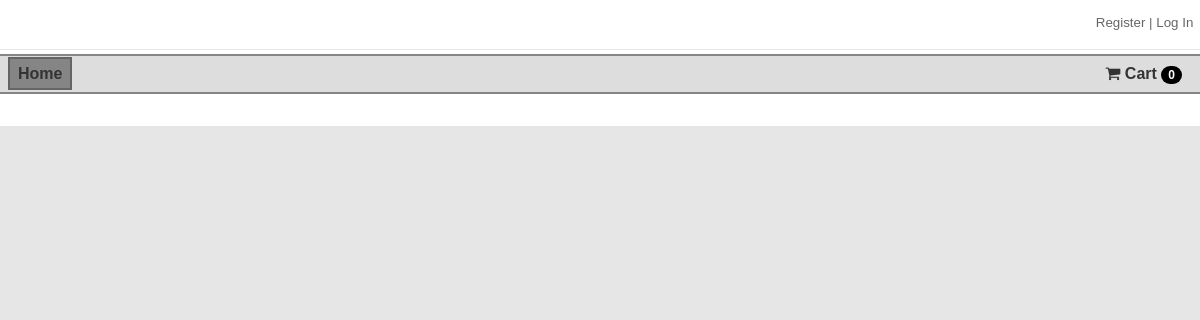
Before: / with the older database file.
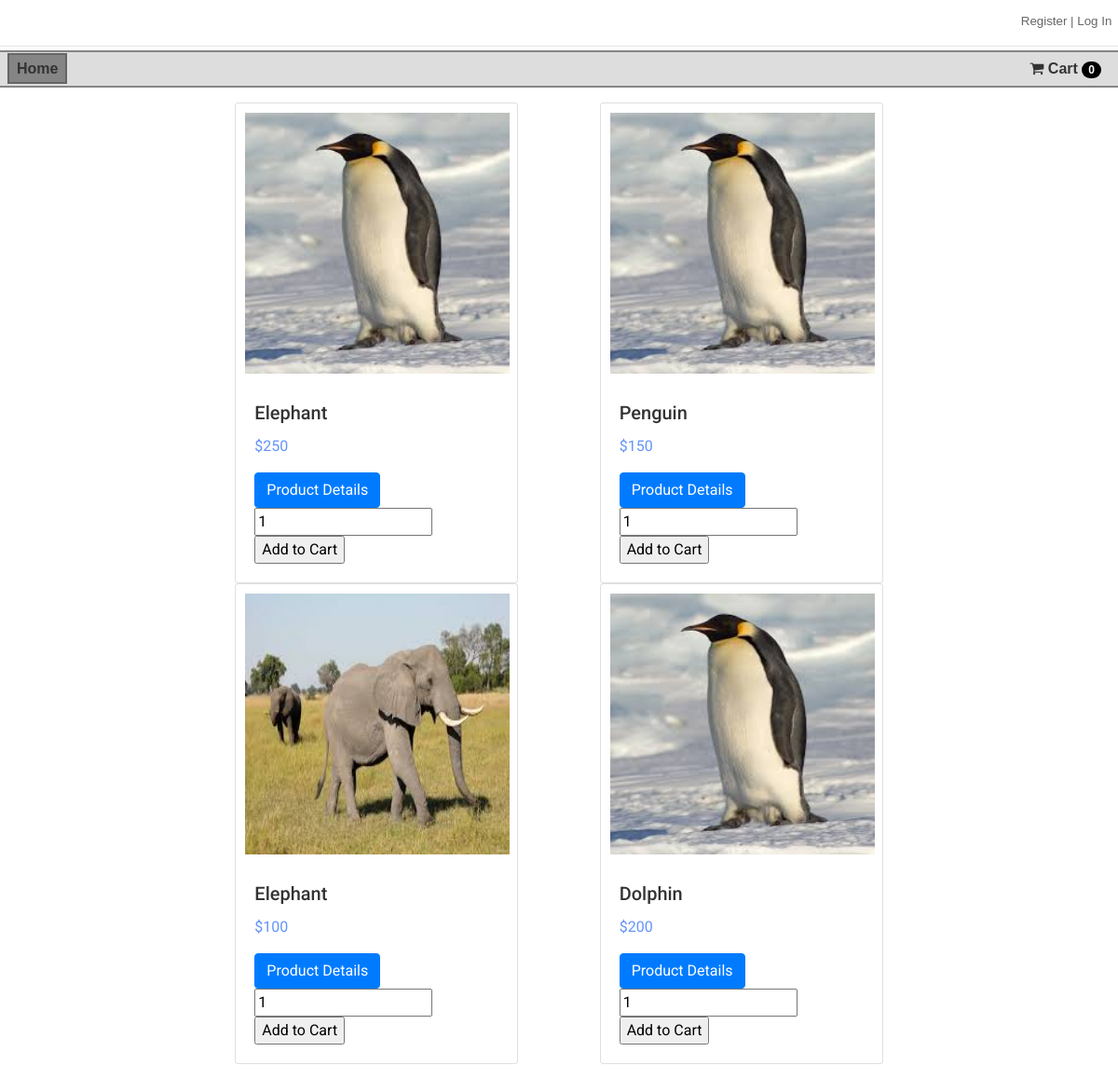
After: the same page with the newer database file.
### tables this page shows
CREATE TABLE `products` (
  `id` int(9) NOT NULL,
  `title` varchar(90) NOT NULL,
  `description` text NOT NULL,
  `price` int(9) NOT NULL,
  `img_url` varchar(255) DEFAULT NULL
);

### src/app/products_functions.php (called while the page is built, shortened)
<?php
function fetchAllProducts() {
	global $dbconnect;
	try {
		$query = "SELECT * FROM products;";
		$stmt = $dbconnect->query($query);
		$products = $stmt->fetchAll();
	} catch (\PDOException $e) {
		throw new \PDOException($e->getMessage(), (int) $e->getCode());
	}
	return $products;
}
?>

### public/index.php (the view, shortened to what this page needs)
<?php
$pageId = 'home';
$products = fetchAllProducts();
?>
<?php include('layout/header.php'); ?>
<div id="content">
	<div class="row">
		<? foreach ($products as $key => $product) { ?>
			<div class="card product-card">
				<img class="card-img-top" src="admin/<?=htmlentities($product['img_url'])?>" alt="Card image cap">
				<div class="card-body">
					<h5 class="card-title"><?=htmlentities($product['title'])?></h5>
					<p class="card-text">$<?=htmlentities($product['price'])?></p>
					<form action="single_product.php" method="get">
						<input type="submit" class="btn btn-primary" value="Product Details">
					</form>
					<form action="add_cart_item.php" method="POST">
						<input type="number" name="amount" value="1" min="0">
						<input type="submit" name="addToCart" value="Add to Cart">
					</form>
				</div>
			</div>
		<? } ?>
	</div>
</div>
<?php include('layout/footer.php'); ?>

### public/layout/header.php (shortened to what this page needs)
<?php
$cartItemCount = count($_SESSION['cartItems']);
?>
<!DOCTYPE html>
<html lang="sv">
<head>
  <link rel="stylesheet" href="https://cdnjs.cloudflare.com/ajax/libs/font-awesome/4.7.0/css/font-awesome.min.css">
  <link rel="stylesheet" href="https://stackpath.bootstrapcdn.com/bootstrap/4.5.0/css/bootstrap.min.css">
  <link rel="stylesheet" type="text/css" href="css/forms.css"/>
  <link rel="stylesheet" type="text/css" href="css/style.css"/>
</head>
<body id="<?php echo $pageId ?>">
  <header id="above">
    <nav class="login">
      <?php
        if (isset($_SESSION['first_name'])) {
          $displayUsername = ucfirst($_SESSION['first_name']);
          $profileNav = '<div class="dropdown" id="navbar-list-4">
                          <ul class="navbar-nav">
                            <li class="nav-item dropdown">
                              <a class="nav-link dropdown-toggle" href="#" id="navbarDropdownMenuLink" role="button" data-toggle="dropdown" aria-haspopup="true" aria-expanded="false">
                                <img src="https://cdn3.iconfinder.com/data/icons/mixed-communication-and-ui-pack-1/48/general_pack_NEW_glyph_profile-512.png" width="40" height="40" class="rounded-circle">
                              </a>
                              <div class="dropdown-menu" aria-labelledby="navbarDropdownMenuLink">
                                <form action="profile.php" method="get">
                                  <input type="hidden" name="id" value="<?=$user["id"]?>
                                  <input type="submit" class="dropdown-item" id="my-profil" value="My Profile">
                                </form>
                                <a class="dropdown-item" href="logout.php">Log Out</a>
                              </div>
                            </li>
                          </ul>
                        </div>';
          $aboveNav = "Welcome $displayUsername  $profileNav";
        } else {
          $aboveNav = "<a href='register.php'>Register</a> | <a href='login.php'>Log In</a>";
        }
        echo $aboveNav;
      ?>
    </nav>
  </header>
  <header id="top">
    <nav class="navmenu">
      <a id="home-link" href="index.php">Home</a>
      <div class="dropdown" style="float: right;">
        <a href="#" class="dropdown-toggle cart-dropdown-toggle" data-toggle="dropdown" role="button" aria-expanded="false">
          <i class="fa fa-shopping-cart"></i> Cart <span class="badge"><?=$cartItemCount?></span>
        </a>
      </div>
    </nav>
  </header>

### public/layout/footer.php (shortened to what this page needs)
</body>
</html>

### public/css/style.css (style rules this page uses)
html,body { margin:0;padding:0; }
html { overflow-y:scroll; }
html { background:#E6E6E6; }
body { background:#fff; }
body { font-family: 'Roboto', sans-serif;color:#333; }
img { border:0;margin-bottom:0px; }
header,footer,nav,article,section,aside,figure,figcaption,output { display:block; }
header#above { font-family:arial,helvetica,sans-serif;border-bottom:1px solid #E6E6E6;margin-bottom:4px;color:#000;height: 50px; }
header#top, div#content, footer#bottom { margin:0 auto;width:100%; }
div#content { padding:1em 0 1em 0;width:70%; }
a { color: inherit; outline:0; }
nav.navmenu { font-family: arial; font-weight: bold; padding: 6px 8px; background:#ddd; border-top:2px solid #858585; border-bottom:2px solid #858585; }
nav.navmenu a { padding:6px 8px;text-decoration:none;border:2px solid transparent;color:#333; }
nav.related, nav.login { padding: 1em 0.5em 0.3em 1em;font-size:smaller;color:#666; float:right; }
body#home a#home-link, body#createblog a#createblog-link, body#editblog a#editblog-link, body#postform a#postform-link, body#validate a#validate-link, body#test a#test-link, body#source a#source-link { background:#858585;border:2px solid #656565; }

### public/css/shopping_cart.css (style rules this page uses)
.badge { background-color: #000000; border-radius: 10px; color: white; display: inline-block; font-size: 12px; line-height: 1; padding: 3px 7px; text-align: center; vertical-align: middle; white-space: nowrap; }
.cart-dropdown-toggle::after { display:none; }

### public/css/products.css (style rules this page uses)
.row { display: flex; justify-content: space-evenly; flex-direction: row; }
.product-card { width: 19rem; }
.card-img-top { width: 19rem; height: 300px; padding: 10px; }
.card-text { color: #6394F8; }

Changed rows visible on the page:
added products: img_url (picture), title "Elephant", price "250"
added products: img_url (picture), title "Penguin", price "150"
added products: img_url (picture), title "Elephant", price "100"
added products: img_url (picture), title "Dolphin", price "200"
